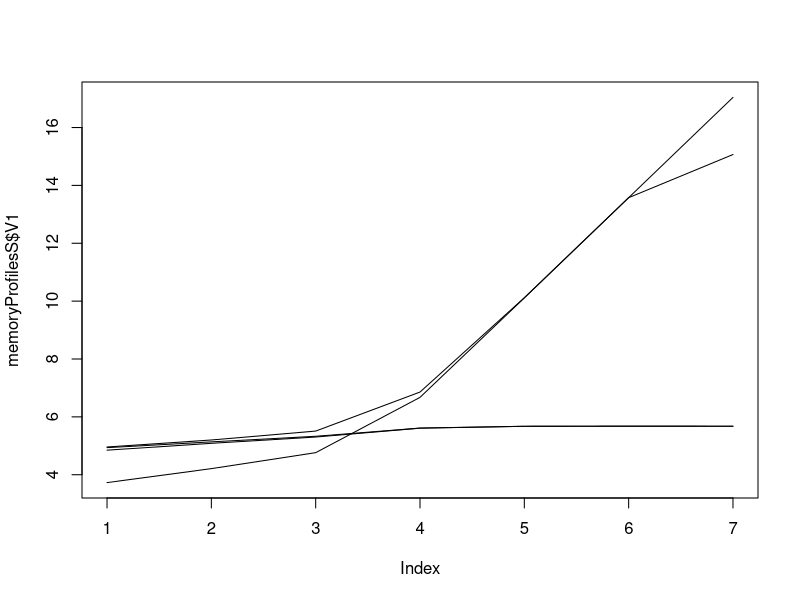
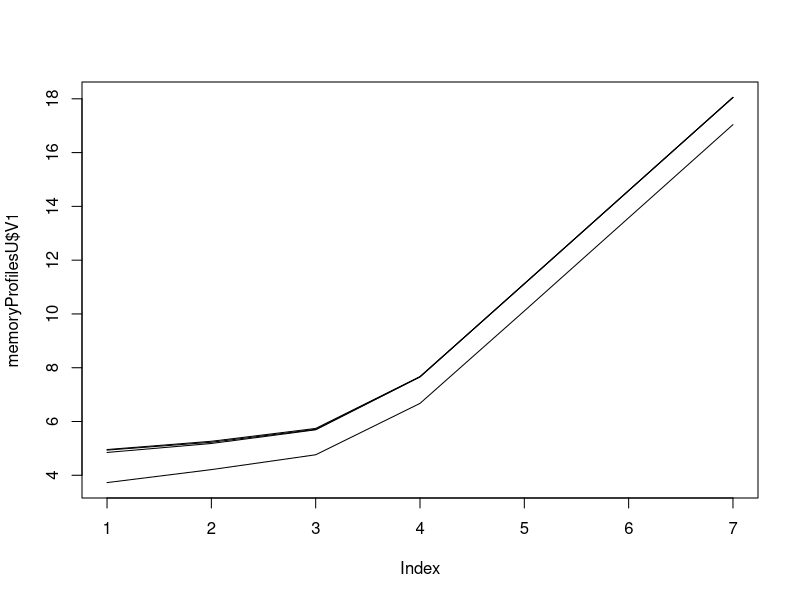

Write the R code that produced these figures, in order.
#!/usr/bin/env Rscript

memoryProfilesS <- read.csv("calibration-redundant-data.csv", header=FALSE)

plot(memoryProfilesS$V1, type = "n", ylim = range(log(memoryProfilesS$V2), log(memoryProfilesS$V3)))
lines(log(memoryProfilesS$V2))
lines(log(memoryProfilesS$V3))
lines(log(memoryProfilesS$V4))
lines(log(memoryProfilesS$V5))

memoryProfilesU <- read.csv("calibration-redundancy-free-data.csv", header=FALSE)

plot(memoryProfilesU$V1, type = "n", ylim = range(log(memoryProfilesU$V2), log(memoryProfilesU$V3)))
lines(log(memoryProfilesU$V2))
lines(log(memoryProfilesU$V3))
lines(log(memoryProfilesU$V4))
lines(log(memoryProfilesU$V5))